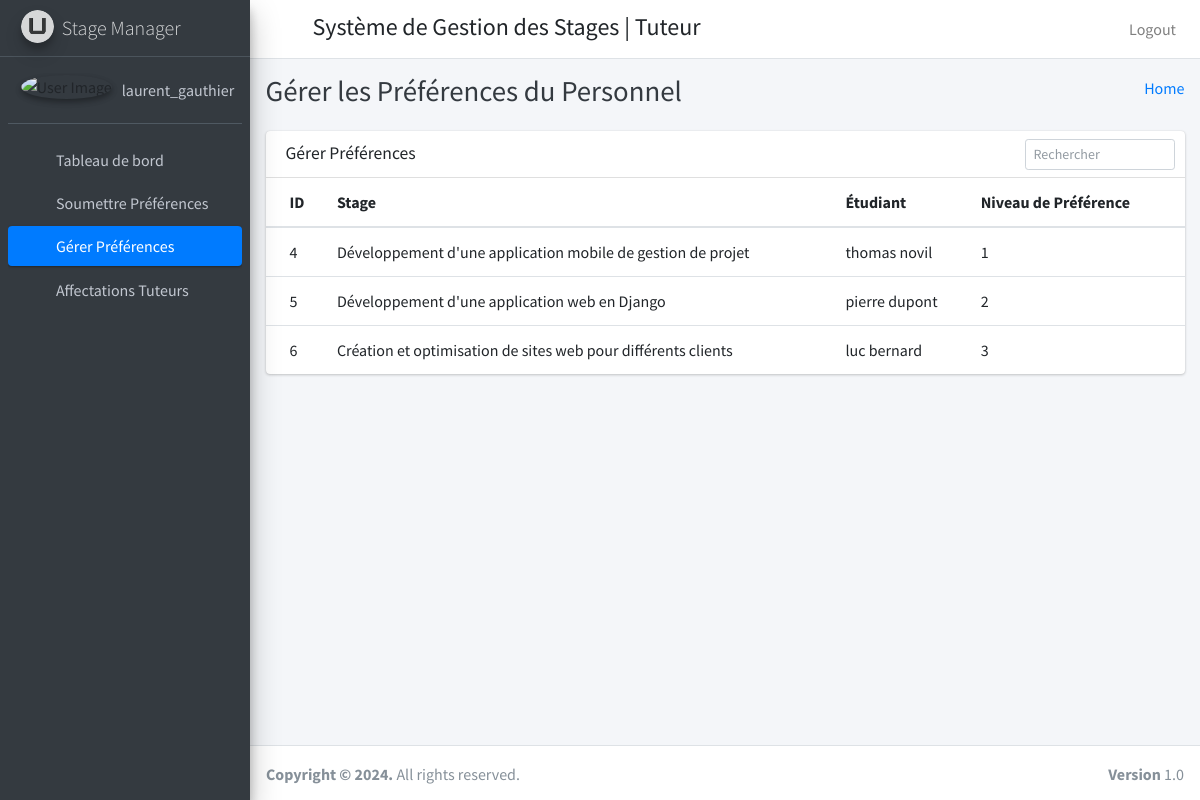
Screenshot of /manage_staff_preferences/ (signed in) with the database file from the repository.
### stage_management_app/models.py (models this page shows, shortened)
class CustomUser(AbstractUser):
    user_type_data = ((1, "HOD"), (2, "Staff"), (3, "Student"))
    user_type = models.CharField(default=1, choices=user_type_data, max_length=10)
    groups = models.ManyToManyField(
        'auth.Group',
        verbose_name='groups',
        blank=True,
        help_text='The groups this user belongs to.',
        related_name='customuser_set',  # Change this to a unique related_name
        related_query_name='user',
    )
    user_permissions = models.ManyToManyField(
        'auth.Permission',
        verbose_name='user permissions',
        blank=True,
        help_text='Specific permissions for this user.',
        related_name='customuser_set',  # Change this to a unique related_name
        related_query_name='user',
    )

class StaffPreference(models.Model):
    id=models.AutoField(primary_key=True)
    staff = models.ForeignKey(Staffs, on_delete=models.CASCADE)
    internship = models.ForeignKey(Internship, on_delete=models.CASCADE)
    rank = models.IntegerField()
    weight = models.FloatField(default=1.0)  # To be updated later
    created_at=models.DateTimeField(auto_now_add=True)
    updated_at=models.DateTimeField(auto_now_add=True)
    objects=models.Manager()

class Internship(models.Model):
    id=models.AutoField(primary_key=True)
    domain = models.CharField(max_length=255)
    organization_type = models.CharField(max_length=255)
    organization_size = models.CharField(max_length=255)
    location = models.CharField(max_length=255)
    start_date = models.DateField()
    end_date = models.DateField()
    duration = models.IntegerField()
    contacts = models.CharField(max_length=255)
    topic = models.TextField()
    student_id = models.ForeignKey(Students, on_delete=models.DO_NOTHING)
    additional_comments = models.TextField()
    created_at=models.DateTimeField(auto_now_add=True)
    updated_at=models.DateTimeField(auto_now_add=True)
    objects=models.Manager()

class Students(models.Model):
    id=models.AutoField(primary_key=True)
    admin=models.OneToOneField(CustomUser,on_delete=models.CASCADE)
    address=models.TextField()
    phone=models.TextField()
    course_id=models.ForeignKey(Courses,on_delete=models.DO_NOTHING)
    session=models.DateField()
    created_at=models.DateTimeField(auto_now_add=True)
    updated_at=models.DateTimeField(auto_now_add=True)
    objects = models.Manager()

### stage_management_app/StaffViews.py (the view)
# urls.py: path('manage_staff_preferences/', StaffViews.manage_staff_preferences, name='manage_staff_preferences'),
@login_required
def manage_staff_preferences(request):
    staff = Staffs.objects.get(admin=request.user.id)
    staff_preferences = StaffPreference.objects.filter(staff=staff)
    internships = Internship.objects.all()  # Fetch all internships for display
    return render(request, 'staff_template/manage_staff_preferences.html', {'staff_preferences': staff_preferences, 'internships': internships})

### stage_management_app/templates/staff_template/manage_staff_preferences.html
{% extends 'staff_template/base_template.html' %}
{% block page_title %}
Gérer les Préférences du Personnel
{% endblock page_title %}
{% block main_content %}
<section class="content">
  <div class="container-fluid">
    <div class="row">
      <div class="col-12">
        <div class="card">
          <div class="card-header">
            <h3 class="card-title">Gérer Préférences</h3>
            <div class="card-tools">
              <div class="input-group input-group-sm" style="width: 150px;">
                <input type="text" name="table_search" class="form-control float-right" placeholder="Rechercher">
              </div>
            </div>
          </div>
          <div class="card-body table-responsive p-0">
            <table class="table table-hover text-nowrap">
              <thead>
                <tr>
                  <th>ID</th>
                  <th>Stage</th>
                  <th>Étudiant</th>
                  <th>Niveau de Préférence</th>
                </tr>
              </thead>
              <tbody>
                {% for preference in staff_preferences %}
                  <tr>
                    <td>{{ preference.id }}</td>
                    <td>{{ preference.internship.topic }}</td>
                    <td>{{ preference.internship.student_id.admin.get_full_name }}</td>
                    <td>{{ preference.rank }}</td>
                  </tr>
                {% empty %}
                  <tr>
                    <td colspan="4">Aucune préférence trouvée</td>
                  </tr>
                {% endfor %}
              </tbody>
            </table>
          </div>
        </div>
      </div>
    </div>
  </div>
</section>
{% endblock main_content %}

### stage_management_app/templates/staff_template/sidebar_template.html
{% load static %}
<aside class="main-sidebar sidebar-dark-primary elevation-4">
  <a href="" class="brand-link">
    <img src="{% static "dist/img/UPJVLogo.png" %}" alt="AdminLTE Logo" class="brand-image img-circle elevation-3" style="opacity: .8">
    <span class="brand-text font-weight-light">Stage Manager</span>
  </a>
  <div class="sidebar">
    <div class="user-panel mt-3 pb-3 mb-3 d-flex">
      <div class="image">
        <img src="{% static "dist/img/user2-160x160.jpg" %}" class="img-circle elevation-2" alt="User Image">
      </div>
      <div class="info">
        <a href="#" class="d-block">{{ user.username }}</a>
      </div>
    </div>
    <nav class="mt-2">
      <ul class="nav nav-pills nav-sidebar flex-column" data-widget="treeview" role="menu" data-accordion="false">
        <li class="nav-item">
          {% url 'staff_home' as staff_home %}
          <a href="{{ staff_home }}" class="nav-link {% if request.path == staff_home %} active {% endif %}">
            <i class="nav-icon fas fa-th"></i>
            <p>
              Tableau de bord
            </p>
          </a>
        </li>
        <li class="nav-item">
          {% url 'submit_staff_preferences' as submit_staff_preferences %}
          <a href="{{ submit_staff_preferences }}" class="nav-link {% if request.path == submit_staff_preferences %} active {% endif %}">
            <i class="far fa-circle nav-icon"></i>
            <p>Soumettre Préférences</p>
          </a>
        </li>
        <li class="nav-item">
          {% url 'manage_staff_preferences' as manage_staff_preferences %}
          <a href="{{ manage_staff_preferences }}" class="nav-link {% if request.path == manage_staff_preferences %} active {% endif %}">
            <i class="far fa-circle nav-icon"></i>
            <p>Gérer Préférences</p>
          </a>
        </li>
        <li class="nav-item">
          {% url 'staff_assignments' as staff_assignments %}
          <a href="{{ staff_assignments }}" class="nav-link {% if request.path == staff_assignments %} active {% endif %}">
            <i class="far fa-circle nav-icon"></i>
            <p>Affectations Tuteurs</p>
          </a>
        </li>
      </ul>
    </nav>
  </div>
</aside>

### rows the page displays
CustomUser: username "laurent_gauthier"
StaffPreference: id "4", internship.topic "Développement d'une application mobile de gestion de projet", internship.student_id.admin.get_full_name "thomas novil", rank "1"
StaffPreference: id "5", internship.topic "Développement d'une application web en Django", internship.student_id.admin.get_full_name "pierre dupont", rank "2"
StaffPreference: id "6", internship.topic "Création et optimisation de sites web pour différents clients", internship.student_id.admin.get_full_name "luc bernard", rank "3"
